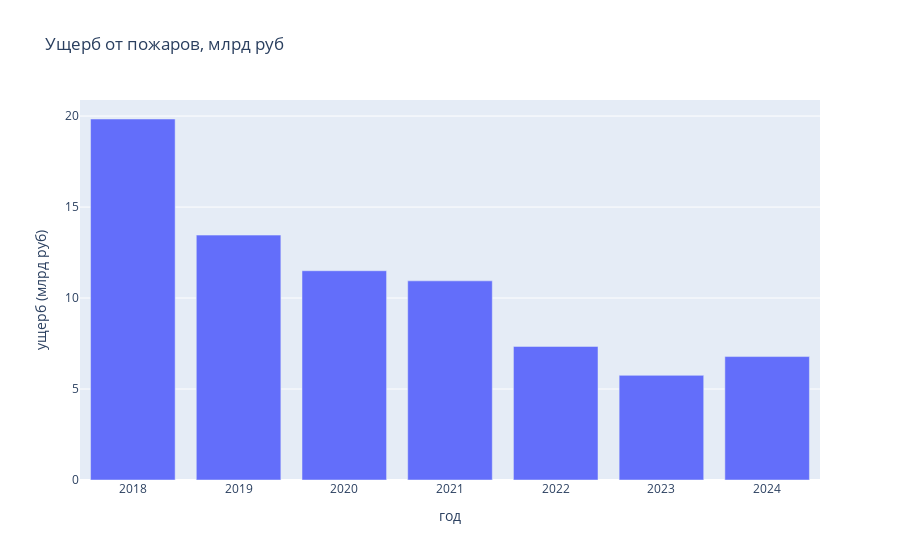

The notebook cell this image was saved under:
### Markdown cell above
# Ущерб от пожаров

Приведены данные с 2018 по 2024 гг. Источник данных - ЕМИСС. Данные размещены Рослесхозом

Приведен прямой ущерб, связанный с потерями древесины. Не приведен ущерб имуществу, расходы на лесовосстановление

### Code cell
damage = pd.read_csv('/Users/zsd_/AML/fire_dataset/data/damage/Данные-Tаблица 1.csv', sep=';')
damage = damage.T.reset_index()
damage = damage.rename(columns={'index': 'год', 0: 'ущерб (млрд руб)'})

damage = damage[2::]
damage['ущерб (млрд руб)'] = damage['ущерб (млрд руб)'].apply(lambda x: x.replace(',', '.'))
damage['ущерб (млрд руб)'] = damage['ущерб (млрд руб)'].astype(float)


fig = px.bar(damage, x='год', y='ущерб (млрд руб)', title='Ущерб от пожаров, млрд руб')
fig.show()
fig.write_image('html/ущерб.jpg')

### Figure 1 — Plotly figure (JSON) as saved in the notebook; plotly's stock layout.template omitted (floating-point values rounded to 4 significant figures)
{"data": [{"alignmentgroup": "True", "hovertemplate": "год=%{x}<br>ущерб (млрд руб)=%{y}<extra></extra>", "legendgroup": "", "marker": {"color": "#636efa", "pattern": {"shape": ""}}, "name": "", "offsetgroup": "", "orientation": "v", "showlegend": false, "textposition": "auto", "type": "bar", "x": ["2018", "2019", "2020", "2021", "2022", "2023", "2024"], "xaxis": "x", "y": [19.84, 13.46, 11.5, 10.94, 7.341, 5.751, 6.783], "yaxis": "y"}], "layout": {"barmode": "relative", "legend": {"tracegroupgap": 0}, "title": {"text": "Ущерб от пожаров, млрд руб"}, "xaxis": {"anchor": "y", "domain": [0, 1], "title": {"text": "год"}}, "yaxis": {"anchor": "x", "domain": [0, 1], "title": {"text": "ущерб (млрд руб)"}}}}
